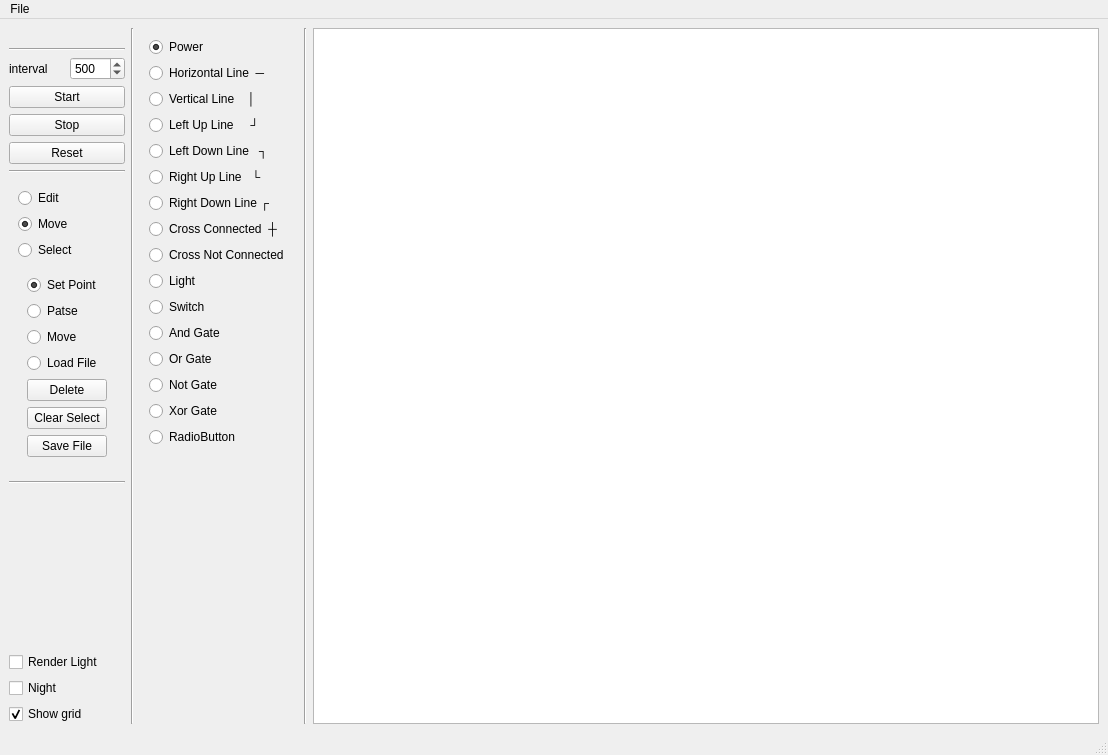
<?xml version="1.0" encoding="UTF-8"?>
<ui version="4.0">
 <class>MainWindow</class>
 <widget class="QMainWindow" name="MainWindow">
  <property name="geometry">
   <rect>
    <x>0</x>
    <y>0</y>
    <width>1108</width>
    <height>755</height>
   </rect>
  </property>
  <property name="windowTitle">
   <string>Blocks</string>
  </property>
  <widget class="QWidget" name="centralwidget">
   <property name="sizePolicy">
    <sizepolicy hsizetype="Preferred" vsizetype="Preferred">
     <horstretch>0</horstretch>
     <verstretch>0</verstretch>
    </sizepolicy>
   </property>
   <property name="layoutDirection">
    <enum>Qt::LeftToRight</enum>
   </property>
   <property name="autoFillBackground">
    <bool>false</bool>
   </property>
   <layout class="QHBoxLayout" name="horizontalLayout_4">
    <item>
     <layout class="QVBoxLayout" name="verticalLayout_5">
      <item>
       <widget class="QLabel" name="labelState">
        <property name="text">
         <string/>
        </property>
       </widget>
      </item>
      <item>
       <widget class="Line" name="line_4">
        <property name="orientation">
         <enum>Qt::Horizontal</enum>
        </property>
       </widget>
      </item>
      <item>
       <layout class="QHBoxLayout" name="horizontalLayout">
        <item>
         <widget class="QLabel" name="label">
          <property name="text">
           <string>interval</string>
          </property>
         </widget>
        </item>
        <item>
         <widget class="QSpinBox" name="spinBoxBreakTime">
          <property name="minimum">
           <number>1</number>
          </property>
          <property name="maximum">
           <number>2000</number>
          </property>
          <property name="value">
           <number>500</number>
          </property>
         </widget>
        </item>
       </layout>
      </item>
      <item>
       <widget class="QPushButton" name="pushButtonStart">
        <property name="text">
         <string>Start</string>
        </property>
       </widget>
      </item>
      <item>
       <widget class="QPushButton" name="pushButtonStop">
        <property name="text">
         <string>Stop</string>
        </property>
       </widget>
      </item>
      <item>
       <widget class="QPushButton" name="pushButtonReset">
        <property name="text">
         <string>Reset</string>
        </property>
       </widget>
      </item>
      <item>
       <widget class="Line" name="line_3">
        <property name="orientation">
         <enum>Qt::Horizontal</enum>
        </property>
       </widget>
      </item>
      <item>
       <widget class="QWidget" name="widget_2" native="true">
        <layout class="QVBoxLayout" name="verticalLayout_4">
         <item>
          <widget class="QRadioButton" name="radioButtonEdit">
           <property name="text">
            <string>Edit</string>
           </property>
           <property name="checked">
            <bool>false</bool>
           </property>
          </widget>
         </item>
         <item>
          <widget class="QRadioButton" name="radioButtonMove">
           <property name="text">
            <string>Move</string>
           </property>
           <property name="checked">
            <bool>true</bool>
           </property>
          </widget>
         </item>
         <item>
          <widget class="QRadioButton" name="radioButtonSelect">
           <property name="text">
            <string>Select</string>
           </property>
          </widget>
         </item>
         <item>
          <widget class="QWidget" name="widget_3" native="true">
           <layout class="QVBoxLayout" name="verticalLayout_6">
            <item>
             <widget class="QRadioButton" name="radioButtonSetPoint">
              <property name="text">
               <string>Set Point</string>
              </property>
              <property name="checked">
               <bool>true</bool>
              </property>
             </widget>
            </item>
            <item>
             <widget class="QRadioButton" name="radioButtonPaste">
              <property name="text">
               <string>Patse</string>
              </property>
             </widget>
            </item>
            <item>
             <widget class="QRadioButton" name="radioButtonSelectMove">
              <property name="text">
               <string>Move</string>
              </property>
             </widget>
            </item>
            <item>
             <widget class="QRadioButton" name="radioButton_5">
              <property name="text">
               <string>Load File</string>
              </property>
             </widget>
            </item>
            <item>
             <widget class="QPushButton" name="pushButtonDelete">
              <property name="text">
               <string>Delete</string>
              </property>
             </widget>
            </item>
            <item>
             <widget class="QPushButton" name="pushButtonClearSelect">
              <property name="text">
               <string>Clear Select</string>
              </property>
             </widget>
            </item>
            <item>
             <widget class="QPushButton" name="pushButton_2">
              <property name="text">
               <string>Save File</string>
              </property>
             </widget>
            </item>
           </layout>
          </widget>
         </item>
        </layout>
       </widget>
      </item>
      <item>
       <widget class="Line" name="line_5">
        <property name="orientation">
         <enum>Qt::Horizontal</enum>
        </property>
       </widget>
      </item>
      <item>
       <spacer name="verticalSpacer_2">
        <property name="orientation">
         <enum>Qt::Vertical</enum>
        </property>
        <property name="sizeHint" stdset="0">
         <size>
          <width>20</width>
          <height>40</height>
         </size>
        </property>
       </spacer>
      </item>
      <item>
       <widget class="QCheckBox" name="checkBoxRenderLight">
        <property name="text">
         <string>Render Light</string>
        </property>
       </widget>
      </item>
      <item>
       <widget class="QCheckBox" name="checkBoxNight">
        <property name="text">
         <string>Night</string>
        </property>
        <property name="checkable">
         <bool>true</bool>
        </property>
        <property name="checked">
         <bool>false</bool>
        </property>
       </widget>
      </item>
      <item>
       <widget class="QCheckBox" name="checkBoxShowGrid">
        <property name="text">
         <string>Show grid</string>
        </property>
        <property name="checked">
         <bool>true</bool>
        </property>
       </widget>
      </item>
     </layout>
    </item>
    <item>
     <widget class="Line" name="line">
      <property name="orientation">
       <enum>Qt::Vertical</enum>
      </property>
     </widget>
    </item>
    <item>
     <layout class="QVBoxLayout" name="verticalLayout">
      <item>
       <layout class="QVBoxLayout" name="verticalLayout_2">
        <item>
         <widget class="QWidget" name="widget" native="true">
          <layout class="QVBoxLayout" name="verticalLayout_3">
           <item>
            <widget class="QRadioButton" name="radioButtonPower">
             <property name="text">
              <string>Power</string>
             </property>
             <property name="checked">
              <bool>true</bool>
             </property>
            </widget>
           </item>
           <item>
            <widget class="QRadioButton" name="radioButtonHLine">
             <property name="text">
              <string>Horizontal Line  ─</string>
             </property>
            </widget>
           </item>
           <item>
            <widget class="QRadioButton" name="radioButtonVLine">
             <property name="text">
              <string>Vertical Line    │</string>
             </property>
            </widget>
           </item>
           <item>
            <widget class="QRadioButton" name="radioButtonLULine">
             <property name="text">
              <string>Left Up Line     ┘</string>
             </property>
            </widget>
           </item>
           <item>
            <widget class="QRadioButton" name="radioButtonLDLine">
             <property name="text">
              <string>Left Down Line   ┐</string>
             </property>
            </widget>
           </item>
           <item>
            <widget class="QRadioButton" name="radioButtonRULine">
             <property name="text">
              <string>Right Up Line   └</string>
             </property>
            </widget>
           </item>
           <item>
            <widget class="QRadioButton" name="radioButtonRDLine">
             <property name="text">
              <string>Right Down Line ┌</string>
             </property>
            </widget>
           </item>
           <item>
            <widget class="QRadioButton" name="radioButtonCrossConnected">
             <property name="text">
              <string>Cross Connected  ┼</string>
             </property>
            </widget>
           </item>
           <item>
            <widget class="QRadioButton" name="radioButtonCrossNotConnected">
             <property name="text">
              <string>Cross Not Connected</string>
             </property>
            </widget>
           </item>
           <item>
            <widget class="QRadioButton" name="radioButtonLight">
             <property name="text">
              <string>Light</string>
             </property>
            </widget>
           </item>
           <item>
            <widget class="QRadioButton" name="radioButtonSwitch">
             <property name="text">
              <string>Switch</string>
             </property>
            </widget>
           </item>
           <item>
            <widget class="QRadioButton" name="radioButtonAndGate">
             <property name="text">
              <string>And Gate</string>
             </property>
            </widget>
           </item>
           <item>
            <widget class="QRadioButton" name="radioButtonOrGate">
             <property name="text">
              <string>Or Gate</string>
             </property>
            </widget>
           </item>
           <item>
            <widget class="QRadioButton" name="radioButtonNotGate">
             <property name="text">
              <string>Not Gate</string>
             </property>
            </widget>
           </item>
           <item>
            <widget class="QRadioButton" name="radioButtonXorGate">
             <property name="text">
              <string>Xor Gate</string>
             </property>
            </widget>
           </item>
           <item>
            <widget class="QRadioButton" name="radioButton_12">
             <property name="text">
              <string>RadioButton</string>
             </property>
            </widget>
           </item>
          </layout>
         </widget>
        </item>
       </layout>
      </item>
      <item>
       <spacer name="verticalSpacer">
        <property name="orientation">
         <enum>Qt::Vertical</enum>
        </property>
        <property name="sizeHint" stdset="0">
         <size>
          <width>20</width>
          <height>40</height>
         </size>
        </property>
       </spacer>
      </item>
     </layout>
    </item>
    <item>
     <widget class="Line" name="line_2">
      <property name="orientation">
       <enum>Qt::Vertical</enum>
      </property>
     </widget>
    </item>
    <item>
     <widget class="MyGraphicsView" name="graphicsView">
      <property name="mouseTracking">
       <bool>false</bool>
      </property>
      <property name="verticalScrollBarPolicy">
       <enum>Qt::ScrollBarAlwaysOff</enum>
      </property>
      <property name="horizontalScrollBarPolicy">
       <enum>Qt::ScrollBarAlwaysOff</enum>
      </property>
      <property name="sceneRect">
       <rectf>
        <x>0.000000000000000</x>
        <y>0.000000000000000</y>
        <width>0.000000000000000</width>
        <height>0.000000000000000</height>
       </rectf>
      </property>
      <property name="alignment">
       <set>Qt::AlignCenter</set>
      </property>
     </widget>
    </item>
   </layout>
  </widget>
  <widget class="QMenuBar" name="menubar">
   <property name="geometry">
    <rect>
     <x>0</x>
     <y>0</y>
     <width>1108</width>
     <height>26</height>
    </rect>
   </property>
   <widget class="QMenu" name="menu">
    <property name="title">
     <string>File</string>
    </property>
    <addaction name="actionexit"/>
   </widget>
   <addaction name="menu"/>
  </widget>
  <widget class="QStatusBar" name="statusbar"/>
  <action name="actionexit">
   <property name="text">
    <string>exit</string>
   </property>
  </action>
 </widget>
 <customwidgets>
  <customwidget>
   <class>MyGraphicsView</class>
   <extends>QGraphicsView</extends>
   <header>mygraphicsview.h</header>
  </customwidget>
 </customwidgets>
 <resources/>
 <connections/>
</ui>
